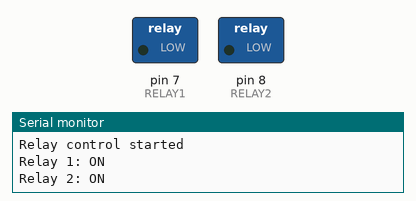
This sketch was run on a simulated Arduino Uno, built with avr-gcc and run on an emulated ATmega328P. On the bench: switched loads named in the sketch (green lamp = pin HIGH), the last lines printed to the serial monitor.

Above: at 2.5 s.
At 7.5 s:
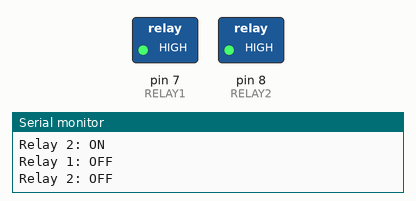
Timing chart, 0 to 13.0 s (numbered marks = the images above):
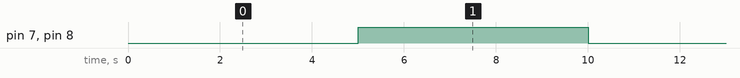

The sketch:

exhaust_fan.ino
```cpp
#define RELAY1 7
#define RELAY2 8

void setup() {
  Serial.begin(9600);

  pinMode(RELAY1, OUTPUT);
  pinMode(RELAY2, OUTPUT);

  // Start with relays OFF
  digitalWrite(RELAY1, HIGH);
  digitalWrite(RELAY2, HIGH);

  Serial.println("Relay control started");
}

void loop() {

  // -------- RELAYS ON --------
  digitalWrite(RELAY1, LOW);
  digitalWrite(RELAY2, LOW);

  Serial.println("Relay 1: ON");
  Serial.println("Relay 2: ON");

  delay(5000);

  // -------- RELAYS OFF --------
  digitalWrite(RELAY1, HIGH);
  digitalWrite(RELAY2, HIGH);

  Serial.println("Relay 1: OFF");
  Serial.println("Relay 2: OFF");

  delay(5000);
}
```

Measured:
- by itself, pin 7 (RELAY1), pin 8 (RELAY2): alternates HIGH for 5.0 s and LOW for 5.0 s
